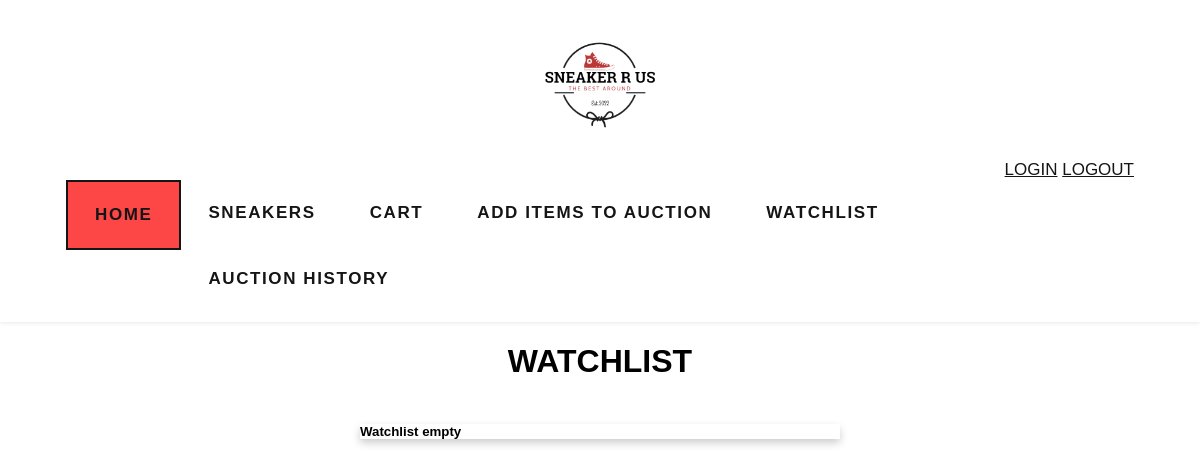
The page /watchlist (signed in) on the database as committed earlier.
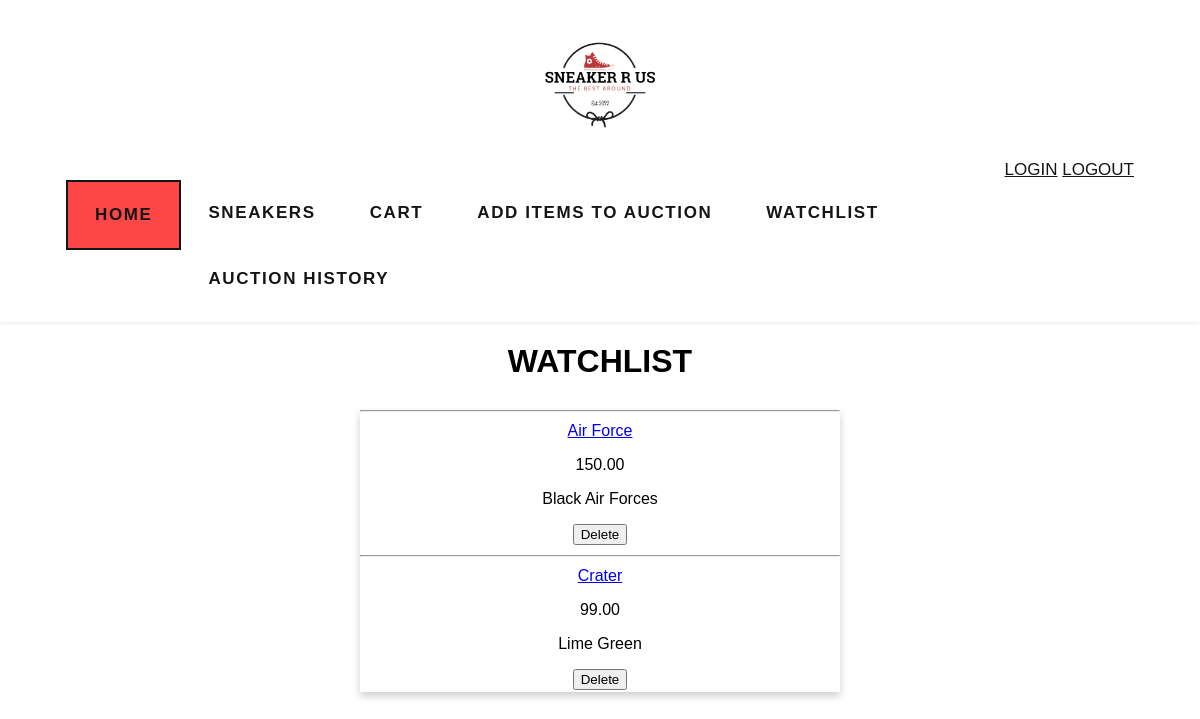
The same page on the database as committed later.
### auctions/models.py (models this page shows, shortened)
class Watchlist(models.Model):
    items = models.ForeignKey(Item, on_delete=models.CASCADE)
    user = models.ForeignKey(User, on_delete=models.CASCADE, related_name='watchlist_list')

class Item(models.Model):
    user = models.ForeignKey(User, on_delete=models.CASCADE, related_name="item_list")
    title = models.CharField(max_length=64)
    description = models.CharField(max_length=256, blank=True)
    img_url = models.CharField(max_length=256, blank=True)
    starting_bid = models.DecimalField(decimal_places=2, max_digits=8)
    category = models.CharField(max_length=24, default='No Category')
    status = models.BooleanField(default=True)

### auctions/views.py (the view)
# urls.py: path("watchlist", views.watchlist_view, name="watchlist"),
def watchlist_view(request):
    current_user = User.objects.filter(username=request.user.username).get()
    watchlist = current_user.watchlist_list.all()
    return render(request, "auctions/watchlist.html",{
        "watchlist": watchlist
    })

### auctions/templates/auctions/watchlist.html (shortened to what this page needs)
{% load static %}
<!DOCTYPE html>
<html lang="en">
<head>
    <link href="{% static '/auctions/css/watchlist.css' %}" rel="stylesheet">
</head>
<body>
    <header>
        <div class="nav container">
            <a class="logo" href="{% url 'auctions:index' %}"><img src="static/auctions/media/img/logo-transparent.png" height="150" width="150" class="logoImg"></a>
            <div class="topnav-right">
                <a class="nav-link-login" href="{% url 'auctions:login' %}">LOGIN</a>
                <a class="nav-link-logout" href="{% url 'auctions:logout' %}">LOGOUT</a>
            </div>
            <ul>
                <li><a class="active" href="{% url 'auctions:index' %}">HOME</a></li>
                <li><a class="nav-link" href="{% url 'auctions:category_list' %}">SNEAKERS</a></li>
                <li><a class="nav-link" href="{% url 'auctions:cart' %}">CART</a></li>
                {% if user.is_authenticated %}
                <li><a class="nav-link" href="{% url 'auctions:add' %}">ADD ITEMS TO AUCTION</a></li>
                <li><a class="nav-link" href="{% url 'auctions:watchlist' %}">WATCHLIST</a></li>
                <li><a class="nav-link" href="{% url 'auctions:auctions_history' %}">AUCTION HISTORY</a></li>
                {% endif %}
            </ul>
        </div>
    </header>
    <h1>WATCHLIST</h1>
</body>
</html>
{% block body %}
<div class="container-fluid">
    {% for item in watchlist %}
    <hr>
    <div class="row">
        <div class="col-lg">
            <a href="{% url 'auctions:listing_details'%}?listing_title={{item.items.title}}">{{item.items.title}}</a>
        </div>
        <div class="col-lg">
            <p>{{item.items.starting_bid}}</p>
        </div>
        <div class="col-lg">
            <p>{{item.items.description}}</p>
        </div>
        <div class="col-lg">
            <form action="{% url 'auctions:delete_item_watchlist' %}" method="POST">
                <button type="submit" class="btn btn-primary">Delete</button>
            </form>
        </div>
    </div>
    {%empty%}
    <h5>Watchlist empty</h5>
    {% endfor %}
</div>
{% endblock %}

Rows that differ between the two databases and show on the page:
added Watchlist: items "Air Force", items.starting_bid "150.00", items.description "Black Air Forces"
added Watchlist: items "Crater", items.starting_bid "99.00", items.description "Lime Green"
Other text that changed with them:
text no longer shown: "Watchlist empty"
